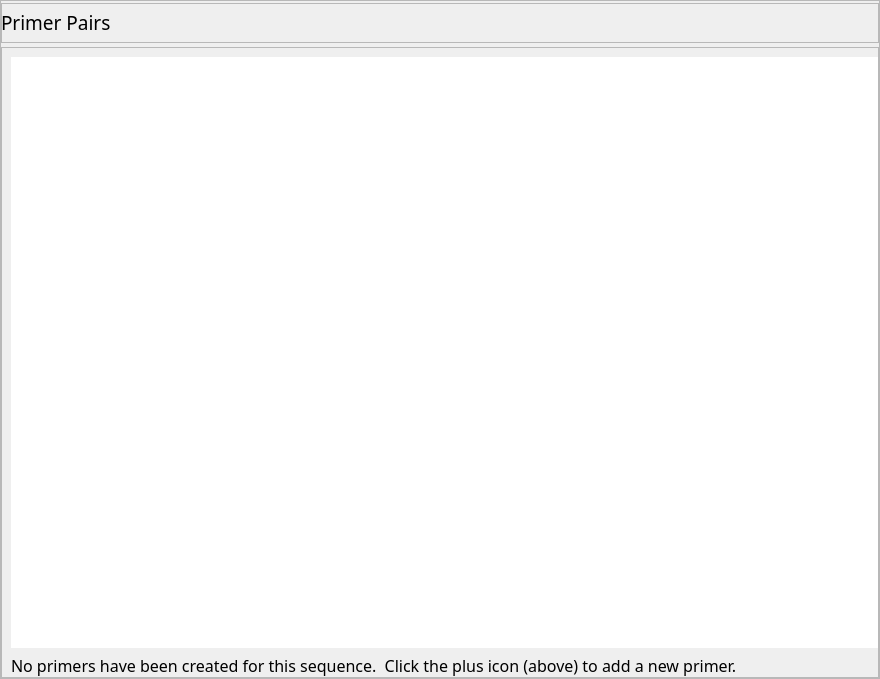
<?xml version="1.0" encoding="UTF-8"?>
<ui version="4.0">
 <class>PrimerListPanel</class>
 <widget class="QFrame" name="PrimerListPanel">
  <property name="geometry">
   <rect>
    <x>0</x>
    <y>0</y>
    <width>880</width>
    <height>679</height>
   </rect>
  </property>
  <property name="windowTitle">
   <string>Frame</string>
  </property>
  <property name="frameShape">
   <enum>QFrame::StyledPanel</enum>
  </property>
  <property name="frameShadow">
   <enum>QFrame::Raised</enum>
  </property>
  <layout class="QVBoxLayout" name="verticalLayout_2">
   <property name="margin">
    <number>0</number>
   </property>
   <item>
    <widget class="QFrame" name="actionPanel">
     <property name="sizePolicy">
      <sizepolicy hsizetype="Preferred" vsizetype="Fixed">
       <horstretch>0</horstretch>
       <verstretch>0</verstretch>
      </sizepolicy>
     </property>
     <property name="minimumSize">
      <size>
       <width>0</width>
       <height>40</height>
      </size>
     </property>
     <property name="maximumSize">
      <size>
       <width>16777215</width>
       <height>35</height>
      </size>
     </property>
     <property name="frameShape">
      <enum>QFrame::StyledPanel</enum>
     </property>
     <property name="frameShadow">
      <enum>QFrame::Raised</enum>
     </property>
     <widget class="QPushButton" name="addPrimers">
      <property name="geometry">
       <rect>
        <x>130</x>
        <y>8</y>
        <width>26</width>
        <height>24</height>
       </rect>
      </property>
      <property name="minimumSize">
       <size>
        <width>26</width>
        <height>22</height>
       </size>
      </property>
      <property name="maximumSize">
       <size>
        <width>24</width>
        <height>24</height>
       </size>
      </property>
      <property name="font">
       <font>
        <family>Cabin</family>
        <pointsize>10</pointsize>
       </font>
      </property>
      <property name="toolTip">
       <string>Add new primers</string>
      </property>
      <property name="autoFillBackground">
       <bool>false</bool>
      </property>
      <property name="styleSheet">
       <string notr="true"/>
      </property>
      <property name="text">
       <string/>
      </property>
      <property name="icon">
       <iconset resource="../../resources/AlignShop.qrc">
        <normaloff>:/icons/16x16/actions/add.png</normaloff>:/icons/16x16/actions/add.png</iconset>
      </property>
      <property name="flat">
       <bool>true</bool>
      </property>
     </widget>
     <widget class="QLabel" name="primersTitle">
      <property name="geometry">
       <rect>
        <x>0</x>
        <y>0</y>
        <width>111</width>
        <height>38</height>
       </rect>
      </property>
      <property name="font">
       <font>
        <family>Cabin</family>
        <pointsize>14</pointsize>
       </font>
      </property>
      <property name="text">
       <string>Primer Pairs</string>
      </property>
      <property name="margin">
       <number>0</number>
      </property>
     </widget>
     <widget class="QPushButton" name="showInfo">
      <property name="geometry">
       <rect>
        <x>160</x>
        <y>8</y>
        <width>26</width>
        <height>24</height>
       </rect>
      </property>
      <property name="minimumSize">
       <size>
        <width>26</width>
        <height>22</height>
       </size>
      </property>
      <property name="maximumSize">
       <size>
        <width>24</width>
        <height>24</height>
       </size>
      </property>
      <property name="font">
       <font>
        <family>Cabin</family>
        <pointsize>10</pointsize>
       </font>
      </property>
      <property name="toolTip">
       <string>Show param info</string>
      </property>
      <property name="autoFillBackground">
       <bool>false</bool>
      </property>
      <property name="styleSheet">
       <string notr="true"/>
      </property>
      <property name="text">
       <string/>
      </property>
      <property name="icon">
       <iconset resource="../../resources/AlignShop.qrc">
        <normaloff>:/icons/16x16/actions/show_info.png</normaloff>:/icons/16x16/actions/show_info.png</iconset>
      </property>
      <property name="flat">
       <bool>true</bool>
      </property>
     </widget>
    </widget>
   </item>
   <item>
    <widget class="QFrame" name="contentPanel">
     <property name="frameShape">
      <enum>QFrame::StyledPanel</enum>
     </property>
     <property name="frameShadow">
      <enum>QFrame::Raised</enum>
     </property>
     <layout class="QVBoxLayout" name="verticalLayout_3">
      <property name="rightMargin">
       <number>0</number>
      </property>
      <property name="bottomMargin">
       <number>0</number>
      </property>
      <item>
       <widget class="QTableView" name="primersGrid">
        <property name="font">
         <font>
          <family>Cabin</family>
         </font>
        </property>
        <property name="styleSheet">
         <string notr="true"/>
        </property>
        <property name="frameShape">
         <enum>QFrame::NoFrame</enum>
        </property>
        <property name="alternatingRowColors">
         <bool>false</bool>
        </property>
        <property name="selectionMode">
         <enum>QAbstractItemView::SingleSelection</enum>
        </property>
        <property name="selectionBehavior">
         <enum>QAbstractItemView::SelectRows</enum>
        </property>
        <property name="showGrid">
         <bool>false</bool>
        </property>
        <property name="sortingEnabled">
         <bool>true</bool>
        </property>
        <property name="wordWrap">
         <bool>false</bool>
        </property>
        <attribute name="verticalHeaderVisible">
         <bool>false</bool>
        </attribute>
        <attribute name="verticalHeaderShowSortIndicator" stdset="0">
         <bool>false</bool>
        </attribute>
       </widget>
      </item>
      <item>
       <widget class="QLabel" name="zeroPrimersLabel">
        <property name="font">
         <font>
          <family>Cabin</family>
          <pointsize>12</pointsize>
         </font>
        </property>
        <property name="text">
         <string>No primers have been created for this sequence.  Click the plus icon (above) to add a new primer.</string>
        </property>
        <property name="alignment">
         <set>Qt::AlignLeading|Qt::AlignLeft|Qt::AlignTop</set>
        </property>
        <property name="wordWrap">
         <bool>true</bool>
        </property>
       </widget>
      </item>
     </layout>
    </widget>
   </item>
  </layout>
  <action name="actionCopy">
   <property name="text">
    <string>Copy</string>
   </property>
  </action>
 </widget>
 <resources>
  <include location="../../resources/AlignShop.qrc"/>
 </resources>
 <connections>
  <connection>
   <sender>addPrimers</sender>
   <signal>clicked()</signal>
   <receiver>PrimerListPanel</receiver>
   <slot>onAddPrimerClicked()</slot>
   <hints>
    <hint type="sourcelabel">
     <x>113</x>
     <y>21</y>
    </hint>
    <hint type="destinationlabel">
     <x>439</x>
     <y>339</y>
    </hint>
   </hints>
  </connection>
  <connection>
   <sender>showInfo</sender>
   <signal>clicked()</signal>
   <receiver>PrimerListPanel</receiver>
   <slot>onShowInfoClicked()</slot>
   <hints>
    <hint type="sourcelabel">
     <x>143</x>
     <y>24</y>
    </hint>
    <hint type="destinationlabel">
     <x>439</x>
     <y>339</y>
    </hint>
   </hints>
  </connection>
 </connections>
 <slots>
  <slot>onAddPrimerClicked()</slot>
  <slot>onShowInfoClicked()</slot>
 </slots>
</ui>
